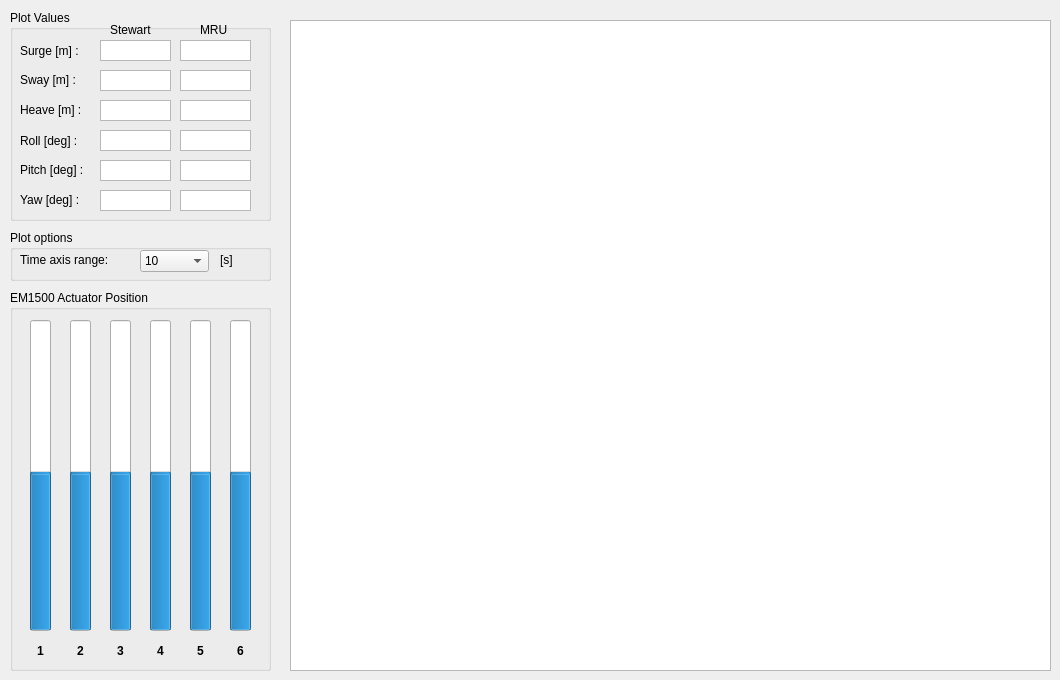
        <widget class="QWidget" name="tab_3">
         <attribute name="title">
          <string>EM 1500</string>
         </attribute>
         <widget class="GraphicsLayoutWidget" name="EM1500_plot">
          <property name="geometry">
           <rect>
            <x>290</x>
            <y>20</y>
            <width>761</width>
            <height>651</height>
           </rect>
          </property>
         </widget>
         <widget class="QGroupBox" name="groupBox_6">
          <property name="geometry">
           <rect>
            <x>10</x>
            <y>290</y>
            <width>261</width>
            <height>381</height>
           </rect>
          </property>
          <property name="title">
           <string>EM1500 Actuator Position</string>
          </property>
          <widget class="QProgressBar" name="EM1500_bar2_l1">
           <property name="geometry">
            <rect>
             <x>20</x>
             <y>30</y>
             <width>21</width>
             <height>311</height>
            </rect>
           </property>
           <property name="minimum">
            <number>-100</number>
           </property>
           <property name="value">
            <number>0</number>
           </property>
           <property name="orientation">
            <enum>Qt::Vertical</enum>
           </property>
           <property name="invertedAppearance">
            <bool>false</bool>
           </property>
          </widget>
          <widget class="QProgressBar" name="EM1500_bar2_l2">
           <property name="geometry">
            <rect>
             <x>60</x>
             <y>30</y>
             <width>21</width>
             <height>311</height>
            </rect>
           </property>
           <property name="minimum">
            <number>-100</number>
           </property>
           <property name="value">
            <number>0</number>
           </property>
           <property name="orientation">
            <enum>Qt::Vertical</enum>
           </property>
           <property name="invertedAppearance">
            <bool>false</bool>
           </property>
          </widget>
          <widget class="QProgressBar" name="EM1500_bar2_l3">
           <property name="geometry">
            <rect>
             <x>100</x>
             <y>30</y>
             <width>21</width>
             <height>311</height>
            </rect>
           </property>
           <property name="minimum">
            <number>-100</number>
           </property>
           <property name="value">
            <number>0</number>
           </property>
           <property name="orientation">
            <enum>Qt::Vertical</enum>
           </property>
           <property name="invertedAppearance">
            <bool>false</bool>
           </property>
          </widget>
          <widget class="QProgressBar" name="EM1500_bar2_l4">
           <property name="geometry">
            <rect>
             <x>140</x>
             <y>30</y>
             <width>21</width>
             <height>311</height>
            </rect>
           </property>
           <property name="minimum">
            <number>-100</number>
           </property>
           <property name="value">
            <number>0</number>
           </property>
           <property name="orientation">
            <enum>Qt::Vertical</enum>
           </property>
           <property name="invertedAppearance">
            <bool>false</bool>
           </property>
          </widget>
          <widget class="QProgressBar" name="EM1500_bar2_l5">
           <property name="geometry">
            <rect>
             <x>180</x>
             <y>30</y>
             <width>21</width>
             <height>311</height>
            </rect>
           </property>
           <property name="minimum">
            <number>-100</number>
           </property>
           <property name="value">
            <number>0</number>
           </property>
           <property name="orientation">
            <enum>Qt::Vertical</enum>
           </property>
           <property name="invertedAppearance">
            <bool>false</bool>
           </property>
          </widget>
          <widget class="QProgressBar" name="EM1500_bar2_l6">
           <property name="geometry">
            <rect>
             <x>220</x>
             <y>30</y>
             <width>21</width>
             <height>311</height>
            </rect>
           </property>
           <property name="minimum">
            <number>-100</number>
           </property>
           <property name="value">
            <number>0</number>
           </property>
           <property name="orientation">
            <enum>Qt::Vertical</enum>
           </property>
           <property name="invertedAppearance">
            <bool>false</bool>
           </property>
          </widget>
          <widget class="QLabel" name="label_25">
           <property name="geometry">
            <rect>
             <x>180</x>
             <y>350</y>
             <width>21</width>
             <height>21</height>
            </rect>
           </property>
           <property name="font">
            <font>
             <weight>75</weight>
             <bold>true</bold>
            </font>
           </property>
           <property name="layoutDirection">
            <enum>Qt::LeftToRight</enum>
           </property>
           <property name="text">
            <string>5</string>
           </property>
           <property name="alignment">
            <set>Qt::AlignCenter</set>
           </property>
          </widget>
          <widget class="QLabel" name="label_26">
           <property name="geometry">
            <rect>
             <x>220</x>
             <y>350</y>
             <width>21</width>
             <height>21</height>
            </rect>
           </property>
           <property name="font">
            <font>
             <weight>75</weight>
             <bold>true</bold>
            </font>
           </property>
           <property name="layoutDirection">
            <enum>Qt::LeftToRight</enum>
           </property>
           <property name="text">
            <string>6</string>
           </property>
           <property name="alignment">
            <set>Qt::AlignCenter</set>
           </property>
          </widget>
          <widget class="QLabel" name="label_27">
           <property name="geometry">
            <rect>
             <x>140</x>
             <y>350</y>
             <width>21</width>
             <height>21</height>
            </rect>
           </property>
           <property name="font">
            <font>
             <weight>75</weight>
             <bold>true</bold>
            </font>
           </property>
           <property name="layoutDirection">
            <enum>Qt::LeftToRight</enum>
           </property>
           <property name="text">
            <string>4</string>
           </property>
           <property name="alignment">
            <set>Qt::AlignCenter</set>
           </property>
          </widget>
          <widget class="QLabel" name="label_28">
           <property name="geometry">
            <rect>
             <x>100</x>
             <y>350</y>
             <width>21</width>
             <height>21</height>
            </rect>
           </property>
           <property name="font">
            <font>
             <weight>75</weight>
             <bold>true</bold>
            </font>
           </property>
           <property name="layoutDirection">
            <enum>Qt::LeftToRight</enum>
           </property>
           <property name="text">
            <string>3</string>
           </property>
           <property name="alignment">
            <set>Qt::AlignCenter</set>
           </property>
          </widget>
          <widget class="QLabel" name="label_29">
           <property name="geometry">
            <rect>
             <x>60</x>
             <y>350</y>
             <width>21</width>
             <height>21</height>
            </rect>
           </property>
           <property name="font">
            <font>
             <weight>75</weight>
             <bold>true</bold>
            </font>
           </property>
           <property name="layoutDirection">
            <enum>Qt::LeftToRight</enum>
           </property>
           <property name="text">
            <string>2</string>
           </property>
           <property name="alignment">
            <set>Qt::AlignCenter</set>
           </property>
          </widget>
          <widget class="QLabel" name="label_30">
           <property name="geometry">
            <rect>
             <x>20</x>
             <y>350</y>
             <width>21</width>
             <height>21</height>
            </rect>
           </property>
           <property name="font">
            <font>
             <weight>75</weight>
             <bold>true</bold>
            </font>
           </property>
           <property name="layoutDirection">
            <enum>Qt::LeftToRight</enum>
           </property>
           <property name="text">
            <string>1</string>
           </property>
           <property name="alignment">
            <set>Qt::AlignCenter</set>
           </property>
          </widget>
         </widget>
         <widget class="QGroupBox" name="groupBox">
          <property name="geometry">
           <rect>
            <x>10</x>
            <y>10</y>
            <width>261</width>
            <height>211</height>
           </rect>
          </property>
          <property name="title">
           <string>Plot Values</string>
          </property>
          <widget class="QTextEdit" name="EM1500_output_pos_y">
           <property name="geometry">
            <rect>
             <x>90</x>
             <y>60</y>
             <width>71</width>
             <height>21</height>
            </rect>
           </property>
           <property name="sizePolicy">
            <sizepolicy hsizetype="Expanding" vsizetype="Expanding">
             <horstretch>0</horstretch>
             <verstretch>0</verstretch>
            </sizepolicy>
           </property>
           <property name="layoutDirection">
            <enum>Qt::LeftToRight</enum>
           </property>
           <property name="verticalScrollBarPolicy">
            <enum>Qt::ScrollBarAlwaysOff</enum>
           </property>
           <property name="undoRedoEnabled">
            <bool>false</bool>
           </property>
           <property name="readOnly">
            <bool>true</bool>
           </property>
          </widget>
          <widget class="QTextEdit" name="EM1500_output_pos_z">
           <property name="geometry">
            <rect>
             <x>90</x>
             <y>90</y>
             <width>71</width>
             <height>21</height>
            </rect>
           </property>
           <property name="sizePolicy">
            <sizepolicy hsizetype="Expanding" vsizetype="Expanding">
             <horstretch>0</horstretch>
             <verstretch>0</verstretch>
            </sizepolicy>
           </property>
           <property name="verticalScrollBarPolicy">
            <enum>Qt::ScrollBarAlwaysOff</enum>
           </property>
           <property name="readOnly">
            <bool>true</bool>
           </property>
          </widget>
          <widget class="QTextEdit" name="EM1500_output_pos_x">
           <property name="geometry">
            <rect>
             <x>90</x>
             <y>30</y>
             <width>71</width>
             <height>21</height>
            </rect>
           </property>
           <property name="sizePolicy">
            <sizepolicy hsizetype="Expanding" vsizetype="Expanding">
             <horstretch>0</horstretch>
             <verstretch>0</verstretch>
            </sizepolicy>
           </property>
           <property name="verticalScrollBarPolicy">
            <enum>Qt::ScrollBarAlwaysOff</enum>
           </property>
           <property name="readOnly">
            <bool>true</bool>
           </property>
          </widget>
          <widget class="QTextEdit" name="EM1500_output_ang_y">
           <property name="geometry">
            <rect>
             <x>90</x>
             <y>180</y>
             <width>71</width>
             <height>21</height>
            </rect>
           </property>
           <property name="sizePolicy">
            <sizepolicy hsizetype="Expanding" vsizetype="Expanding">
             <horstretch>0</horstretch>
             <verstretch>0</verstretch>
            </sizepolicy>
           </property>
           <property name="verticalScrollBarPolicy">
            <enum>Qt::ScrollBarAlwaysOff</enum>
           </property>
           <property name="readOnly">
            <bool>true</bool>
           </property>
          </widget>
          <widget class="QTextEdit" name="EM1500_output_ang_r">
           <property name="geometry">
            <rect>
             <x>90</x>
             <y>120</y>
             <width>71</width>
             <height>21</height>
            </rect>
           </property>
           <property name="sizePolicy">
            <sizepolicy hsizetype="Expanding" vsizetype="Expanding">
             <horstretch>0</horstretch>
             <verstretch>0</verstretch>
            </sizepolicy>
           </property>
           <property name="verticalScrollBarPolicy">
            <enum>Qt::ScrollBarAlwaysOff</enum>
           </property>
           <property name="readOnly">
            <bool>true</bool>
           </property>
          </widget>
          <widget class="QTextEdit" name="EM1500_output_ang_p">
           <property name="geometry">
            <rect>
             <x>90</x>
             <y>150</y>
             <width>71</width>
             <height>21</height>
            </rect>
           </property>
           <property name="sizePolicy">
            <sizepolicy hsizetype="Expanding" vsizetype="Expanding">
             <horstretch>0</horstretch>
             <verstretch>0</verstretch>
            </sizepolicy>
           </property>
           <property name="verticalScrollBarPolicy">
            <enum>Qt::ScrollBarAlwaysOff</enum>
           </property>
           <property name="readOnly">
            <bool>true</bool>
           </property>
          </widget>
          <widget class="QLabel" name="label_102">
           <property name="geometry">
            <rect>
             <x>10</x>
             <y>60</y>
             <width>91</width>
             <height>20</height>
            </rect>
           </property>
           <property name="text">
            <string>Sway [m] :</string>
           </property>
           <property name="alignment">
            <set>Qt::AlignLeading|Qt::AlignLeft|Qt::AlignVCenter</set>
           </property>
          </widget>
          <widget class="QLabel" name="label_92">
           <property name="geometry">
            <rect>
             <x>10</x>
             <y>31</y>
             <width>91</width>
             <height>20</height>
            </rect>
           </property>
           <property name="text">
            <string>Surge [m] :</string>
           </property>
           <property name="alignment">
            <set>Qt::AlignLeading|Qt::AlignLeft|Qt::AlignVCenter</set>
           </property>
          </widget>
          <widget class="QLabel" name="label_103">
           <property name="geometry">
            <rect>
             <x>10</x>
             <y>121</y>
             <width>71</width>
             <height>20</height>
            </rect>
           </property>
           <property name="text">
            <string>Roll [deg] :</string>
           </property>
           <property name="alignment">
            <set>Qt::AlignLeading|Qt::AlignLeft|Qt::AlignVCenter</set>
           </property>
          </widget>
          <widget class="QLabel" name="label_104">
           <property name="geometry">
            <rect>
             <x>10</x>
             <y>90</y>
             <width>91</width>
             <height>20</height>
            </rect>
           </property>
           <property name="text">
            <string>Heave [m] :</string>
           </property>
           <property name="alignment">
            <set>Qt::AlignLeading|Qt::AlignLeft|Qt::AlignVCenter</set>
           </property>
          </widget>
          <widget class="QLabel" name="label_105">
           <property name="geometry">
            <rect>
             <x>10</x>
             <y>180</y>
             <width>81</width>
             <height>20</height>
            </rect>
           </property>
           <property name="text">
            <string>Yaw [deg] :</string>
           </property>
           <property name="alignment">
            <set>Qt::AlignLeading|Qt::AlignLeft|Qt::AlignVCenter</set>
           </property>
          </widget>
          <widget class="QLabel" name="label_106">
           <property name="geometry">
            <rect>
             <x>10</x>
             <y>150</y>
             <width>71</width>
             <height>20</height>
            </rect>
           </property>
           <property name="text">
            <string>Pitch [deg] :</string>
           </property>
           <property name="alignment">
            <set>Qt::AlignLeading|Qt::AlignLeft|Qt::AlignVCenter</set>
           </property>
          </widget>
          <widget class="QTextEdit" name="MRU2_output_ang_y">
           <property name="geometry">
            <rect>
             <x>170</x>
             <y>180</y>
             <width>71</width>
             <height>21</height>
            </rect>
           </property>
           <property name="sizePolicy">
            <sizepolicy hsizetype="Expanding" vsizetype="Expanding">
             <horstretch>0</horstretch>
             <verstretch>0</verstretch>
            </sizepolicy>
           </property>
           <property name="verticalScrollBarPolicy">
            <enum>Qt::ScrollBarAlwaysOff</enum>
           </property>
           <property name="readOnly">
            <bool>true</bool>
           </property>
          </widget>
          <widget class="QTextEdit" name="MRU2_output_pos_x">
           <property name="geometry">
            <rect>
             <x>170</x>
             <y>30</y>
             <width>71</width>
             <height>21</height>
            </rect>
           </property>
           <property name="sizePolicy">
            <sizepolicy hsizetype="Expanding" vsizetype="Expanding">
             <horstretch>0</horstretch>
             <verstretch>0</verstretch>
            </sizepolicy>
           </property>
           <property name="verticalScrollBarPolicy">
            <enum>Qt::ScrollBarAlwaysOff</enum>
           </property>
           <property name="readOnly">
            <bool>true</bool>
           </property>
          </widget>
          <widget class="QTextEdit" name="MRU2_output_ang_r">
           <property name="geometry">
            <rect>
             <x>170</x>
             <y>120</y>
             <width>71</width>
             <height>21</height>
            </rect>
           </property>
           <property name="sizePolicy">
            <sizepolicy hsizetype="Expanding" vsizetype="Expanding">
             <horstretch>0</horstretch>
             <verstretch>0</verstretch>
            </sizepolicy>
           </property>
           <property name="verticalScrollBarPolicy">
            <enum>Qt::ScrollBarAlwaysOff</enum>
           </property>
           <property name="readOnly">
            <bool>true</bool>
           </property>
          </widget>
          <widget class="QTextEdit" name="MRU2_output_ang_p">
           <property name="geometry">
            <rect>
             <x>170</x>
             <y>150</y>
             <width>71</width>
             <height>21</height>
            </rect>
           </property>
           <property name="sizePolicy">
            <sizepolicy hsizetype="Expanding" vsizetype="Expanding">
             <horstretch>0</horstretch>
             <verstretch>0</verstretch>
            </sizepolicy>
           </property>
           <property name="verticalScrollBarPolicy">
            <enum>Qt::ScrollBarAlwaysOff</enum>
           </property>
           <property name="readOnly">
            <bool>true</bool>
           </property>
          </widget>
          <widget class="QTextEdit" name="MRU2_output_pos_z">
           <property name="geometry">
            <rect>
             <x>170</x>
             <y>90</y>
             <width>71</width>
             <height>21</height>
            </rect>
           </property>
           <property name="sizePolicy">
            <sizepolicy hsizetype="Expanding" vsizetype="Expanding">
             <horstretch>0</horstretch>
             <verstretch>0</verstretch>
            </sizepolicy>
           </property>
           <property name="verticalScrollBarPolicy">
            <enum>Qt::ScrollBarAlwaysOff</enum>
           </property>
           <property name="readOnly">
            <bool>true</bool>
           </property>
          </widget>
          <widget class="QTextEdit" name="MRU2_output_pos_y">
           <property name="geometry">
            <rect>
             <x>170</x>
             <y>60</y>
             <width>71</width>
             <height>21</height>
            </rect>
           </property>
           <property name="sizePolicy">
            <sizepolicy hsizetype="Expanding" vsizetype="Expanding">
             <horstretch>0</horstretch>
             <verstretch>0</verstretch>
            </sizepolicy>
           </property>
           <property name="layoutDirection">
            <enum>Qt::LeftToRight</enum>
           </property>
           <property name="verticalScrollBarPolicy">
            <enum>Qt::ScrollBarAlwaysOff</enum>
           </property>
           <property name="undoRedoEnabled">
            <bool>false</bool>
           </property>
           <property name="readOnly">
            <bool>true</bool>
           </property>
          </widget>
          <widget class="QLabel" name="label_125">
           <property name="geometry">
            <rect>
             <x>100</x>
             <y>10</y>
             <width>91</width>
             <height>20</height>
            </rect>
           </property>
           <property name="text">
            <string>Stewart</string>
           </property>
           <property name="alignment">
            <set>Qt::AlignLeading|Qt::AlignLeft|Qt::AlignVCenter</set>
           </property>
          </widget>
          <widget class="QLabel" name="label_126">
           <property name="geometry">
            <rect>
             <x>190</x>
             <y>10</y>
             <width>51</width>
             <height>20</height>
            </rect>
           </property>
           <property name="text">
            <string>MRU</string>
           </property>
           <property name="alignment">
            <set>Qt::AlignLeading|Qt::AlignLeft|Qt::AlignVCenter</set>
           </property>
          </widget>
         </widget>
         <widget class="QGroupBox" name="groupBox_11">
          <property name="geometry">
           <rect>
            <x>10</x>
            <y>230</y>
            <width>261</width>
            <height>51</height>
           </rect>
          </property>
          <property name="title">
           <string>Plot options</string>
          </property>
          <widget class="QLabel" name="label_81">
           <property name="geometry">
            <rect>
             <x>10</x>
             <y>20</y>
             <width>101</width>
             <height>20</height>
            </rect>
           </property>
           <property name="text">
            <string>Time axis range:</string>
           </property>
           <property name="alignment">
            <set>Qt::AlignLeading|Qt::AlignLeft|Qt::AlignVCenter</set>
           </property>
          </widget>
          <widget class="QComboBox" name="EM1500_plot_time_range">
           <property name="geometry">
            <rect>
             <x>130</x>
             <y>20</y>
             <width>69</width>
             <height>22</height>
            </rect>
           </property>
           <property name="currentText">
            <string>10</string>
           </property>
           <property name="currentIndex">
            <number>0</number>
           </property>
           <item>
            <property name="text">
             <string>10</string>
            </property>
           </item>
           <item>
            <property name="text">
             <string>20</string>
            </property>
           </item>
           <item>
            <property name="text">
             <string>30</string>
            </property>
           </item>
           <item>
            <property name="text">
             <string>40</string>
            </property>
           </item>
           <item>
            <property name="text">
             <string>50</string>
            </property>
           </item>
           <item>
            <property name="text">
             <string>60</string>
            </property>
           </item>
          </widget>
          <widget class="QLabel" name="label_83">
           <property name="geometry">
            <rect>
             <x>210</x>
             <y>20</y>
             <width>31</width>
             <height>20</height>
            </rect>
           </property>
           <property name="text">
            <string>[s]</string>
           </property>
           <property name="alignment">
            <set>Qt::AlignLeading|Qt::AlignLeft|Qt::AlignVCenter</set>
           </property>
          </widget>
         </widget>
        </widget>
